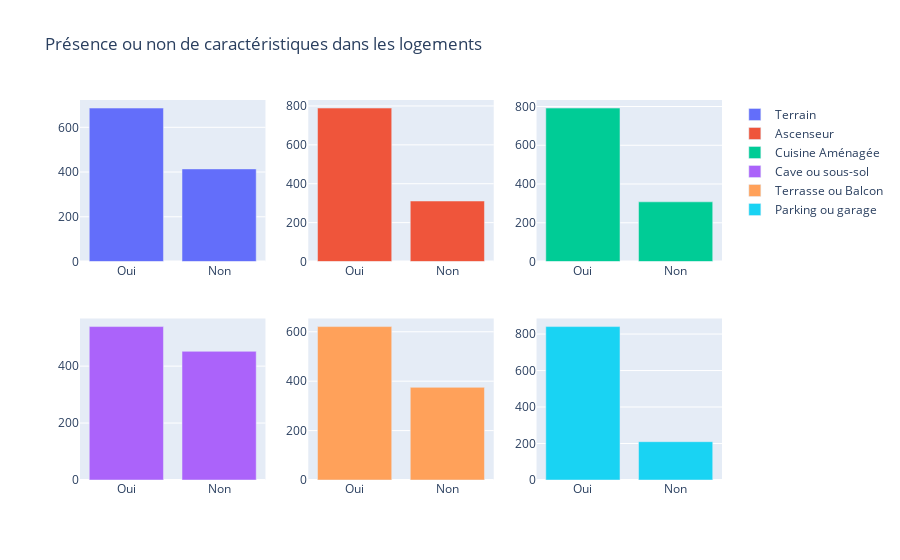

Notebook code cell kept with this figure:
### Code cell
import plotly.subplots as sp
import plotly.graph_objs as go

#on cree 6 subplots pour pouvoir faire la compairsaon visuelle entre les features

terrain_count = data['terrain'].value_counts()
ascenseur_count = data['ascenseur'].value_counts()
cuisine_count = data['cuisine_amenagee'].value_counts()
cave_count = data['espace_suppl'].value_counts()
ext_count = data['espace_ext'].value_counts()
parking = data['parking'].value_counts()


fig = sp.make_subplots(rows=2, cols=3)

trace1 = go.Bar(x=['Oui', 'Non'], y=terrain_count, name='Terrain')
trace2 = go.Bar(x=['Oui', 'Non'], y=ascenseur_count, name='Ascenseur')
trace3 = go.Bar(x=['Oui', 'Non'], y=cuisine_count, name='Cuisine Aménagée')
trace4 = go.Bar(x=['Oui', 'Non'], y=cave_count, name='Cave ou sous-sol')
trace5 = go.Bar(x=['Oui', 'Non'], y=ext_count, name='Terrasse ou Balcon')
trace6 = go.Bar(x=['Oui', 'Non'], y=parking, name='Parking ou garage')


fig.add_trace(trace1, row=1, col=1)
fig.add_trace(trace2, row=1, col=2)
fig.add_trace(trace3, row=1, col=3)
fig.add_trace(trace4, row=2, col=1)
fig.add_trace(trace5, row=2, col=2)
fig.add_trace(trace6, row=2, col=3)

fig.update_layout(
    title='Présence ou non de caractéristiques dans les logements'
)

fig.show()

### Figure 1 — Plotly figure (JSON) as saved in the notebook; plotly's stock layout.template omitted (floating-point values rounded to 4 significant figures)
{"data": [{"name": "Terrain", "type": "bar", "x": ["Oui", "Non"], "xaxis": "x", "y": [686, 414], "yaxis": "y"}, {"name": "Ascenseur", "type": "bar", "x": ["Oui", "Non"], "xaxis": "x2", "y": [789, 311], "yaxis": "y2"}, {"name": "Cuisine Aménagée", "type": "bar", "x": ["Oui", "Non"], "xaxis": "x3", "y": [792, 308], "yaxis": "y3"}, {"name": "Cave ou sous-sol", "type": "bar", "x": ["Oui", "Non"], "xaxis": "x4", "y": [539, 452, 102, 4, 1, 1, 1], "yaxis": "y4"}, {"name": "Terrasse ou Balcon", "type": "bar", "x": ["Oui", "Non"], "xaxis": "x5", "y": [621, 375, 84, 16, 4], "yaxis": "y5"}, {"name": "Parking ou garage", "type": "bar", "x": ["Oui", "Non"], "xaxis": "x6", "y": [841, 210, 36, 5, 4, 2, 1, 1], "yaxis": "y6"}], "layout": {"title": {"text": "Présence ou non de caractéristiques dans les logements"}, "xaxis": {"anchor": "y", "domain": [0, 0.2889]}, "xaxis2": {"anchor": "y2", "domain": [0.3556, 0.6444]}, "xaxis3": {"anchor": "y3", "domain": [0.7111, 1]}, "xaxis4": {"anchor": "y4", "domain": [0, 0.2889]}, "xaxis5": {"anchor": "y5", "domain": [0.3556, 0.6444]}, "xaxis6": {"anchor": "y6", "domain": [0.7111, 1]}, "yaxis": {"anchor": "x", "domain": [0.575, 1]}, "yaxis2": {"anchor": "x2", "domain": [0.575, 1]}, "yaxis3": {"anchor": "x3", "domain": [0.575, 1]}, "yaxis4": {"anchor": "x4", "domain": [0, 0.425]}, "yaxis5": {"anchor": "x5", "domain": [0, 0.425]}, "yaxis6": {"anchor": "x6", "domain": [0, 0.425]}}}
